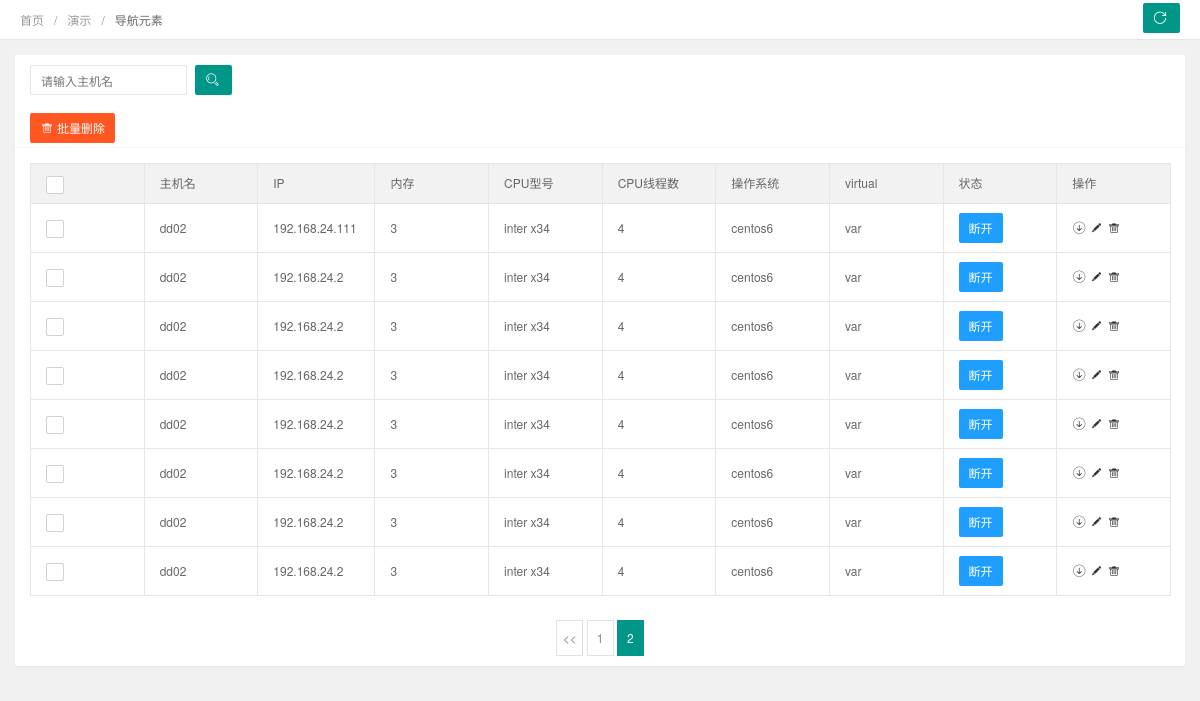
/asset/server_info/?page=2, run on the app's committed database.
### cmdb/models.py (models this page shows, shortened)
class hostinfo(models.Model):
    hostname = models.CharField(u'主机名', max_length=255)
    ip = models.CharField(u'IP地址', max_length=50)
    mem = models.IntegerField(u'内存')
    cpu = models.CharField(u'cpu', max_length=255)
    cpus = models.IntegerField(u'cpus')
    os = models.CharField(u'os', max_length=255)
    virtual1 = models.CharField(u'virtual', max_length=255)
    status = models.CharField(u'状态', max_length=50)
    class Meta:
        db_table = "t_host_info"

### cmdb/views.py (the view)
# urls.py: path('server_info/',server_info,name='server_info'),
def server_info(request):
    if request.method == "GET":
        page = request.GET.get("page")      # 接收网页中page值
        hostname = request.GET.get("hostname")
        if hostname:
            server_info_list = hostinfo.objects.filter(hostname__icontains=hostname)
        else:
            server_info_list = models.hostinfo.objects.all()
        server_info_obj = pages(server_info_list,page,8)
        return render(request,"member-list.html",{"server_info_list":server_info_obj})

### cmdb/templatetags/custon_tage.py (called while the page is built)
@register.simple_tag
def guess_page(url):
    patter = re.compile(r'hostname=([^&]*)')
    searchObj  = patter.search(url)
    if searchObj:
        kv = searchObj.group()
        kv = kv.split("=")
        keys = kv[0]
        vales = kv[1]
        page_ele = '''?%s=%s&page='''%(keys,vales)
    else:
        page_ele = '''?page='''
    return format_html(page_ele)

### cmdb/views.py (called while the page is built)
def pages(obj,page_value,value):
    paginator = Paginator(obj, value)  # 实例化结果集,每页八条数据
    try:
        reuslt_obj = paginator.page(page_value)
    except PageNotAnInteger:  # 不存在的页码，返回第一页
        reuslt_obj = paginator.page(1)
    except EmptyPage:
        reuslt_obj = paginator.page(paginator.num_pages)
    return reuslt_obj

### cmdb/templates/member-list.html (shortened to what this page needs)
{% load custon_tage %}
{% load staticfiles %}
<!DOCTYPE html>
<html class="x-admin-sm">
    <head>
        <link rel="stylesheet" href="{% static 'css/font.css' %}">
        <link rel="stylesheet" href="{% static 'css/xadmin.css' %}">
    </head>
    <body>
        <div class="x-nav">
          <span class="layui-breadcrumb">
            <a href="">首页</a>
            <a href="">演示</a>
            <a>
              <cite>导航元素</cite></a>
          </span>
          <a class="layui-btn layui-btn-small" style="line-height:1.6em;margin-top:3px;float:right" onclick="location.reload()" title="刷新">
            <i class="layui-icon layui-icon-refresh" style="line-height:30px"></i></a>
        </div>
        <div class="layui-fluid">
            <div class="layui-row layui-col-space15">
                <div class="layui-col-md12">
                    <div class="layui-card">
                        <div class="layui-card-body ">
                            <form class="layui-form layui-col-space5" method="get" action="{% url 'query_server_info' %}">
                                <div class="layui-inline layui-show-xs-block">
                                    <input type="text" name="hostname"  placeholder="请输入主机名" autocomplete="off" class="layui-input">
                                </div>
                                <div class="layui-inline layui-show-xs-block">
                                    <button class="layui-btn"  lay-submit="" lay-filter="sreach"><i class="layui-icon">&#xe615;</i></button>
                                </div>
                            </form>
                        </div>
                        <div class="layui-card-header">
                            <button class="layui-btn layui-btn-danger" onclick="delAll()"><i class="layui-icon"></i>批量删除</button>
                        </div>
                        <div class="layui-card-body layui-table-body layui-table-main">
                            <table class="layui-table layui-form">
                                <thead>
                                  <tr>
                                    <th>
                                    </th>
                                    <th>主机名</th>
                                    <th>IP</th>
                                    <th>内存</th>
                                    <th>CPU型号</th>
                                    <th>CPU线程数</th>
                                    <th>操作系统</th>
                                    <th>virtual</th>
                                      <th>状态</th>
                                      <th>操作</th>
                                  </tr>
                                </thead>
                                <tbody>
                                {% for server_info in server_info_list %}
                                  <tr>
                                    <td>
                                    </td>
                                    <td>{{ server_info.hostname }}</td>
                                    <td>{{ server_info.ip }}</td>
                                    <td>{{ server_info.mem }}</td>
                                    <td>{{ server_info.cpu }}</td>
                                    <td>{{ server_info.cpus }}</td>
                                      <td>{{ server_info.os }}</td>
                                      <td>{{ server_info.virtual1 }}</td>
                                    <td class="td-status">
                                      <span class="layui-btn layui-btn-normal layui-btn-mini">{{ server_info.status }}</span></td>
                                    <td class="td-manage">
                                      <a onclick="member_stop(this,'10001')" href="javascript:;"  title="启用">
                                        <i class="layui-icon">&#xe601;</i>
                                      </a>
                                      <a title="编辑"  onclick="xadmin.open('编辑','member-edit.html',600,400)" href="javascript:;">
                                        <i class="layui-icon">&#xe642;</i>
                                      </a>
                                      <a title="删除" onclick="member_del(this,'{{ server_info.id }}')" href="javascript:;">
                                        <i class="layui-icon">&#xe640;</i>
                                      </a>
                                    </td>
                                  </tr>
                                {% empty %} <div> 没有符合条件的数据</div>
                                {% endfor %}
                                </tbody>
                            </table>
                        </div>
                        <div class="layui-card-body ">
                            <div class="page">
                                <div>
                                {% if server_info_list.has_previous %}
                                    <a class="prev"  href="?page={{ server_info_list.previous_page_number }}">&lt;&lt;</a>
                                {% endif %}
                                {% for page_num in server_info_list.paginator.page_range %}
                                    {% if page_num == server_info_list.number %}
                                        <span class="current" href="{% guess_page request.get_full_path %}{{ page_num }}">{{ page_num }}</span>
                                    {% else %}
                                        <a class="num" href="{% guess_page request.get_full_path %}{{ page_num }}">{{ page_num }}</a>
                                    {% endif %}
                                {% endfor %}
                                </div>
                            </div>
                        </div>
                    </div>
                </div>
            </div>
        </div>
    </body>
</html>

### cmdb/static/css/xadmin.css (style rules this page uses)
* { margin: 0px; padding: 0px; font-family: "Helvetica Neue", Helvetica, Arial, sans-serif; }
a { text-decoration: none; }
html { width: 100%; height: 100%; overflow-x:hidden; overflow-y:auto; }
body { width: 100%; min-height: 100%; background: #f1f1f1; }
.layui-fluid { padding:15px; }
.x-nav { padding: 0 20px; position: relative; z-index: 99; border-bottom: 1px solid #e5e5e5; line-height: 39px; height: 39px; overflow: hidden; background: #fff; }
.page { text-align: center; }
.page a { display: inline-block; background: #fff; color: #888; padding: 5px; min-width: 15px; border: 1px solid #E2E2E2; }
.page span { display: inline-block; padding: 5px; min-width: 15px; border: 1px solid #E2E2E2; }
.page span.current { display: inline-block; background: #009688; color: #fff; padding: 5px; min-width: 15px; border: 1px solid #009688; }
.layui-table td, .layui-table th { min-width: 80px; }
table th, table td { word-break: break-all; }
.x-admin-sm { font-size: 12px; }
.x-admin-sm body { font-size: 12px; }
.x-admin-sm .layui-table td, .x-admin-sm .layui-table th { font-size: 12px; }
.x-admin-sm .layui-icon { font-size: 14px; }
.x-admin-sm .layui-breadcrumb>* { font-size: 12px; }
.x-admin-sm .layui-btn,.x-admin-sm .layui-btn-xs,.x-admin-sm .layui-btn-sm { font-size: 12px; }
.x-admin-sm .layui-btn { height: 30px; line-height: 30px; padding: 0 10px; }
.x-admin-sm .layui-input,.x-admin-sm .layui-select,.x-admin-sm .layui-textarea { height: 30px; }

### data on the page
hostinfo: hostname "dd02", ip "192.168.24.111", mem "3", cpu "inter x34", cpus "4", os "centos6", virtual1 "var", status "断开"
hostinfo: hostname "dd02", ip "192.168.24.2", mem "3", cpu "inter x34", cpus "4", os "centos6", virtual1 "var", status "断开"
hostinfo: hostname "dd02", ip "192.168.24.2", mem "3", cpu "inter x34", cpus "4", os "centos6", virtual1 "var", status "断开"
hostinfo: hostname "dd02", ip "192.168.24.2", mem "3", cpu "inter x34", cpus "4", os "centos6", virtual1 "var", status "断开"
hostinfo: hostname "dd02", ip "192.168.24.2", mem "3", cpu "inter x34", cpus "4", os "centos6", virtual1 "var", status "断开"
hostinfo: hostname "dd02", ip "192.168.24.2", mem "3", cpu "inter x34", cpus "4", os "centos6", virtual1 "var", status "断开"
hostinfo: hostname "dd02", ip "192.168.24.2", mem "3", cpu "inter x34", cpus "4", os "centos6", virtual1 "var", status "断开"
hostinfo: hostname "dd02", ip "192.168.24.2", mem "3", cpu "inter x34", cpus "4", os "centos6", virtual1 "var", status "断开"

### other printed values
{{ page_num }} "1"
{{ page_num }} "2"
